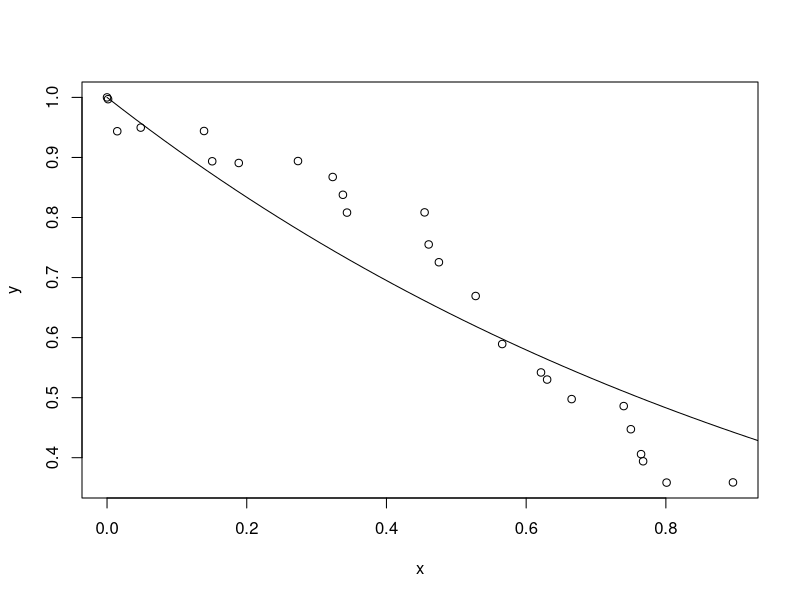

The R source for this figure:
# Simple exponential decay functions to quantify abalone mortality from experimental data
# Data from Moore et al. (2011) 

setwd("~/R/Abalone Mortality") #set local working directory (where your .csv is saved)
rm(list=ls(all=TRUE)) #clears workspace

abmort <- read.csv("mooredata.csv", fill = FALSE, header = TRUE) 

x <- abmort$x.elnino # time in years 
y <- abmort$y.elnino # proportion of the initial abalone population alive

mu <- 0.11 #abalone natural mortality rate
df <- data.frame(x, y) #create data frame from your x y data
m <- nls(y ~ exp(-(mu+r)*x), data = df, start = list(r = 0.1)) #nonlinear least squares fit
summary(m) #summary of output m

# plot x y data and the fitted function to assess fit
plot(x,y)
t <- seq(from = 0, to = 1, length = 50)
lines(t, predict(m, list(x = t)), col = "black")
